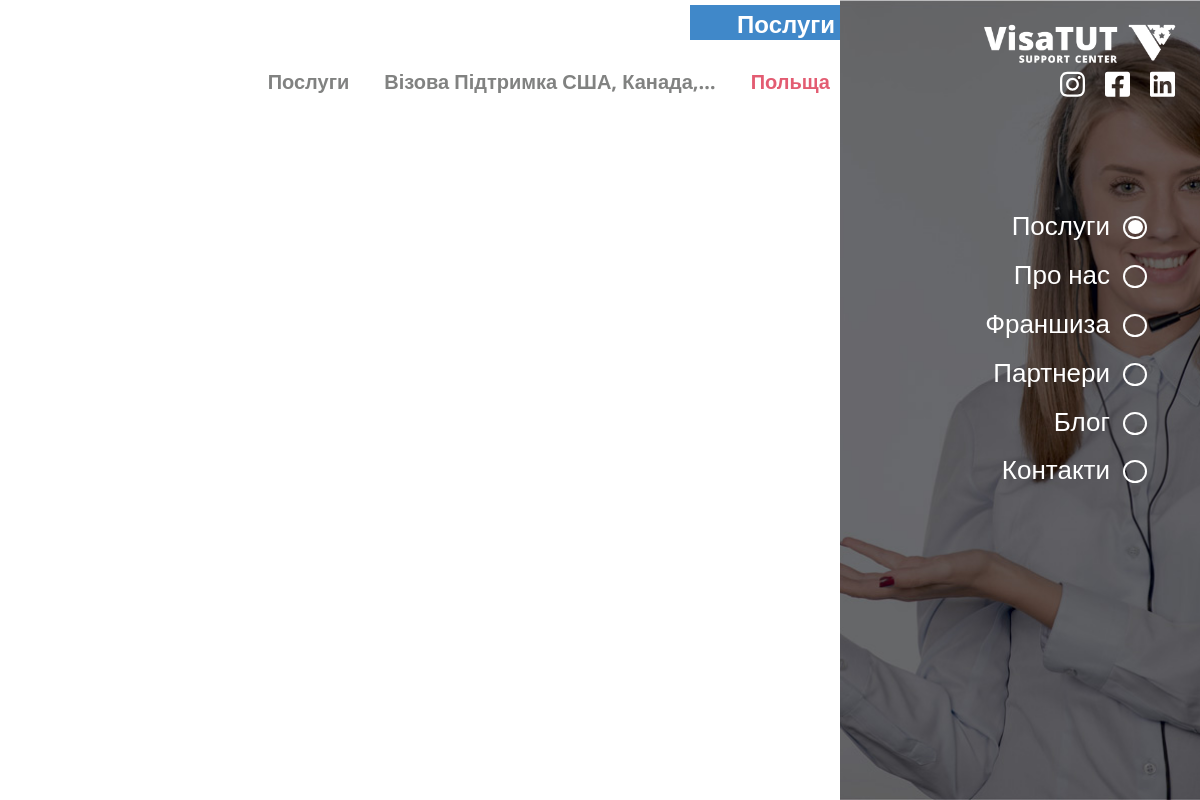
The page /services/2/2/ on the database as committed earlier.
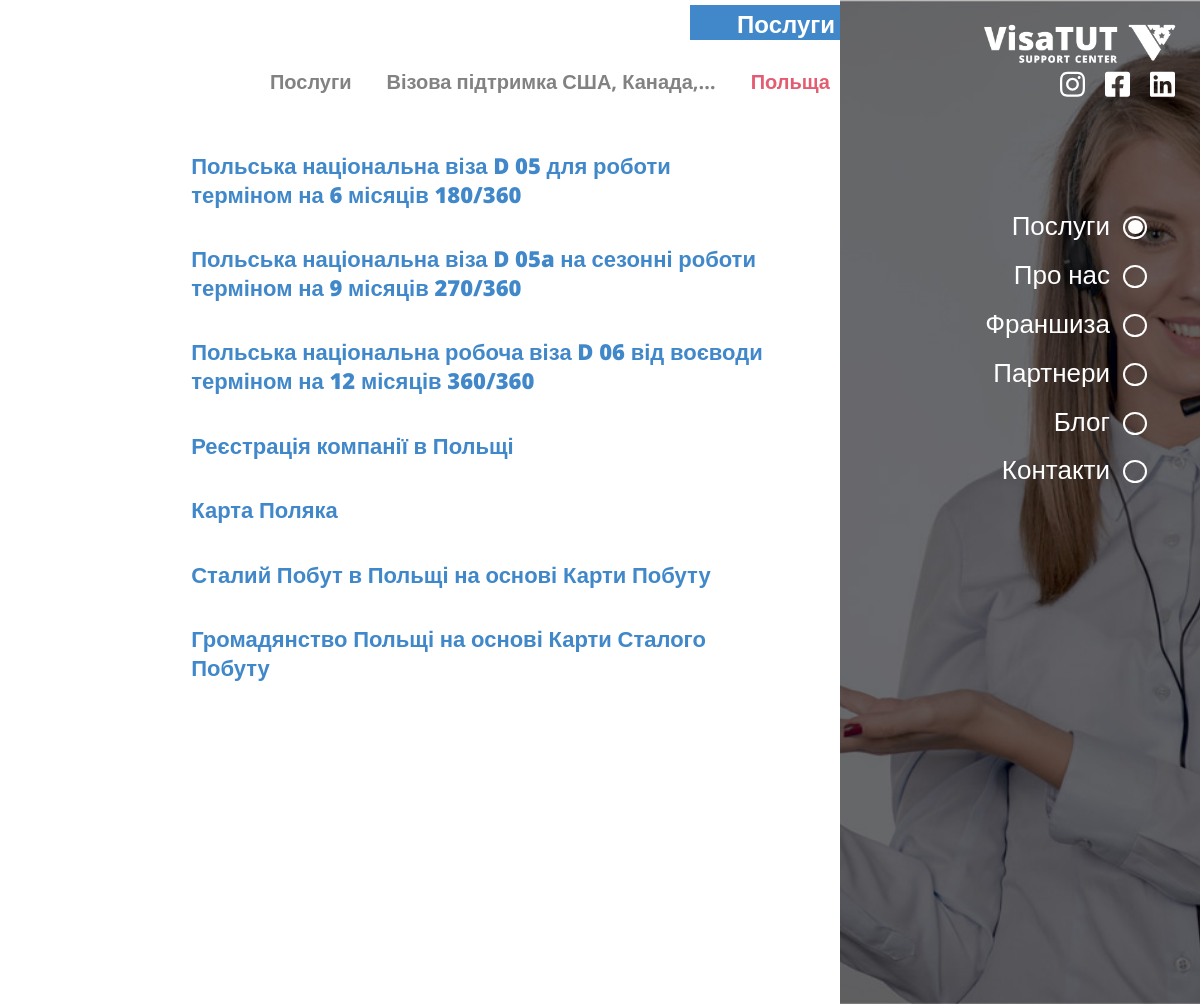
The same page on the database as committed later.
### project/service/models.py (models this page shows, shortened)
class ServiceCategory(MetaData):
    title           = models.CharField(verbose_name=('Назва'), max_length=255, blank=True, null=True)
    image       = models.ImageField(verbose_name=("Зображення"), blank=True, null=True, upload_to='service_category/')
    updated         = models.DateTimeField(verbose_name='Змінено', auto_now=True)
    def __str__(self):
        return f'{self.title}'
    class Meta:
        verbose_name = ('Категорія послуг')
        verbose_name_plural = ('Категорії послуг')

class Service(MetaData):
    title           = models.CharField(verbose_name=('Заголовок'), max_length=255, blank=True, null=True,)
    countries       = models.ForeignKey(verbose_name=("Країна"), to="service.Country", on_delete=models.CASCADE, related_name='services', blank=True, null=True)
    header          = models.TextField(verbose_name=("Підзаголовок"), blank=True, null=True, max_length=1000)
    advantages      = HTMLField(verbose_name=("Переваги"),            blank=True, null=True)
    procedure       = HTMLField(verbose_name=("Процедура відкриття"), blank=True, null=True)
    addition        = HTMLField(verbose_name=("Додаткові вимоги"),    blank=True, null=True)
    updated         = models.DateTimeField(verbose_name='Змінено', auto_now=True)
    class Meta:
        verbose_name = 'Послуга країни'
        verbose_name_plural = 'Послуги країн'

### project/views.py (the view)
# urls.py: path('services/<country_pk>/<service_category_pk>/',            services,     name='services'),
def services(request, country_pk, service_category_pk):
    country             = Country.objects.get(pk=country_pk)
    country_services    = Service.objects.filter(countries__id__in=[country.pk,])
    service_category    = ServiceCategory.objects.get(pk=service_category_pk)
    return render(request, 'services.html', locals())

### templates/services.html (shortened to what this page needs)
<!DOCTYPE html>
<html lang="en">
<head>
	<link rel="stylesheet" href="/static/css/jquery.fancybox.min.css">
	<link rel="stylesheet" href="/static/css/style.css?v=2">
</head>
<body class="services_fixed">
	<div class="nav-bar">
		<a class="logo_link" href="#">
			<div class="logo-wrap">
				<img src="/static/img/logo.png" alt="">
			</div>
		</a>
		<div class="hidden_nav-bar">
			<div data-index="2" data-menuanchor="secondPage" class="hidden_name slide psevdo_link">
				<div class="psevdo_point">
					<div class="psevdo_sub-point psevdo_sub-point_active">
					</div>
				</div>
				<a href="#secondPage">
					Послуги
				</a>
			</div>
			<div data-index="3" data-menuanchor="3thPage" class="hidden_name slide psevdo_link">
				<div class="psevdo_point">
					<div class="psevdo_sub-point">
					</div>
				</div>
				<a href="#3thPage">
					Про нас
				</a>
			</div>
			<div data-index="4" data-menuanchor="4thpage" class="hidden_name slide psevdo_link">
				<div class="psevdo_point">
					<div class="psevdo_sub-point">
					</div>
				</div>
				<a href="#4thpage">
					Франшиза
				</a>
			</div>
			<div data-index="5" data-menuanchor="5thpage" class="hidden_name slide psevdo_link">
				<div class="psevdo_point">
					<div class="psevdo_sub-point">
					</div>
				</div>
				<a href="#5thpage">
					Партнери
				</a>
			</div>
			<div data-index="6" data-menuanchor="6thpage" class="hidden_name slide psevdo_link">
				<div class="psevdo_point">
					<div class="psevdo_sub-point">
					</div>
				</div>
				<a href="#6thpage">
					Блог
				</a>
			</div>
			<div data-index="7" data-menuanchor="7thpage" class="hidden_name slide psevdo_link">
				<div class="psevdo_point">
					<div class="psevdo_sub-point">
					</div>
				</div>
				<a href="#7thpage">
					Контакти
				</a>
			</div>
		</div>
		  <div class="sociate-block">
			<div class="sociate-prof">
			</div>
			<div class="sociate-prof">
			</div>
			<div class="sociate-prof">
			</div>
		</div>
	</div>
		<section id="sect2" class="sect_name section sect2 services2">
			<div class="default-block">
				<div class="default-content">
					<div class="main__title">
						<h1 class="title_name">
							Послуги
						</h1>
					</div>
					<div class="mini-navigation-block">
						<div data-nav="nav1" data-scheme="101" class="nav_name nav_name_link nav_name_first">
							Послуги
						</div>
						<div data-scheme="{{ service_category.pk }}" class="nav_name nav_name_link">
							{{service_category|truncatechars_html:30}}
						</div>
						<div class="nav_name nav_name_active">
							{{ country.title|truncatechars_html:30 }}
						</div>
					</div>
					<div class="blog-block normalScroll">
					{% for service in country_services %}
						<a class="blog-prof_link" href="{% url 'service' country.pk service_category.pk service.pk %}">
							<div class="blog-prof">
								<div class="blog-img">
								</div>
								<div class="blog-text">
									<div class="blog__title">
										{{ service.title }}
									</div>
								</div>
							</div>
						</a>
					{% endfor %}
					</div>
				</div>
				<div class="default-image default-image-1">
				</div>
			</div>
		</section>
</body>
</html>

Rows that differ between the two databases and show on the page:
changed ServiceCategory: title "Візова Підтримка США, Канада,…" → "Візова підтримка США, Канада,…"
now on this page (row edited): Service: title "Польська національна віза D 05 для роботи терміном на 6 місяців 180/360"
now on this page (row edited): Service: title "Польська національна віза D 05a на сезонні роботи терміном на 9 місяців 270/360"
now on this page (row edited): Service: title "Польська національна робоча віза D 06 від воєводи терміном на 12 місяців 360/360"
now on this page (row edited): Service: title "Реєстрація компанії в Польщі"
now on this page (row edited): Service: title "Карта Поляка"
now on this page (row edited): Service: title "Сталий Побут в Польщі на основі Карти Побуту"
now on this page (row edited): Service: title "Громадянство Польщі на основі Карти Сталого Побуту"
